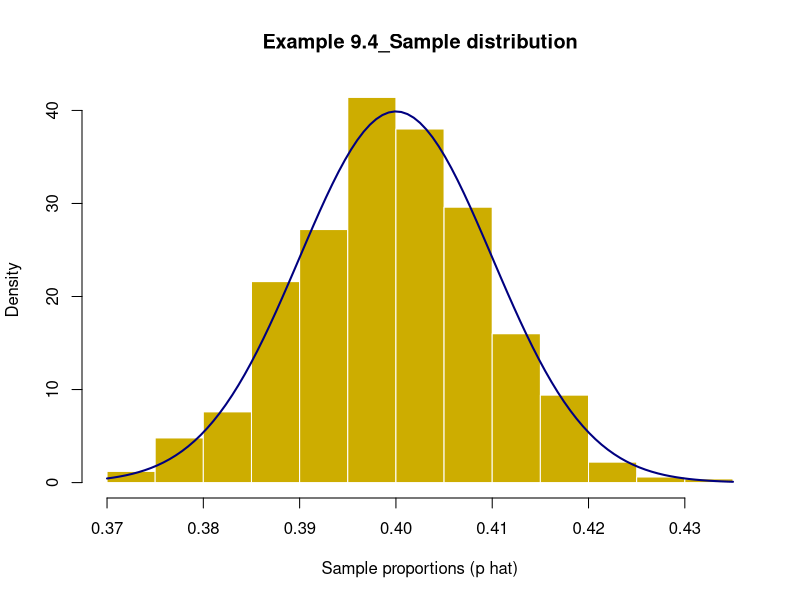
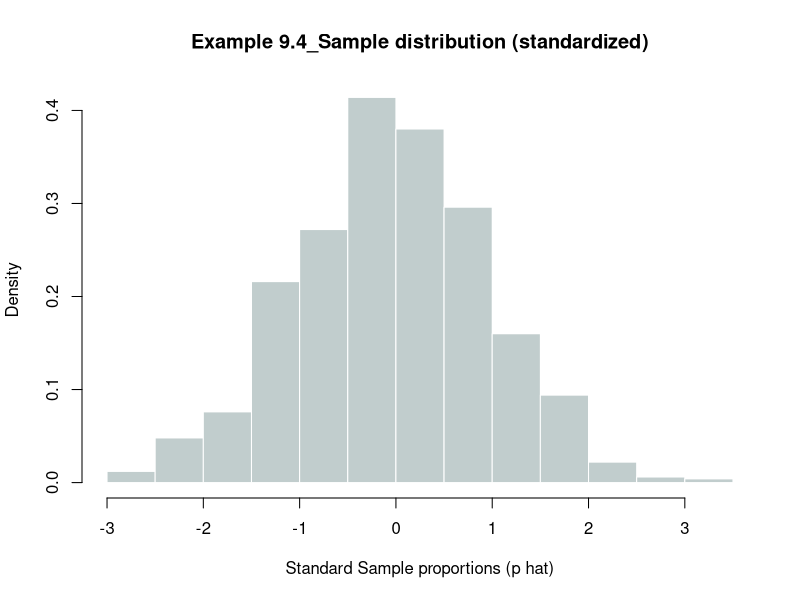
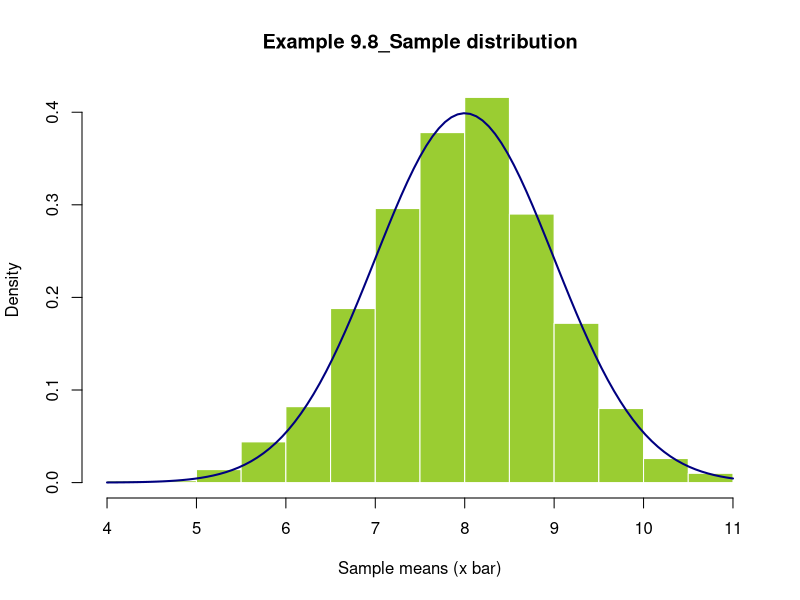
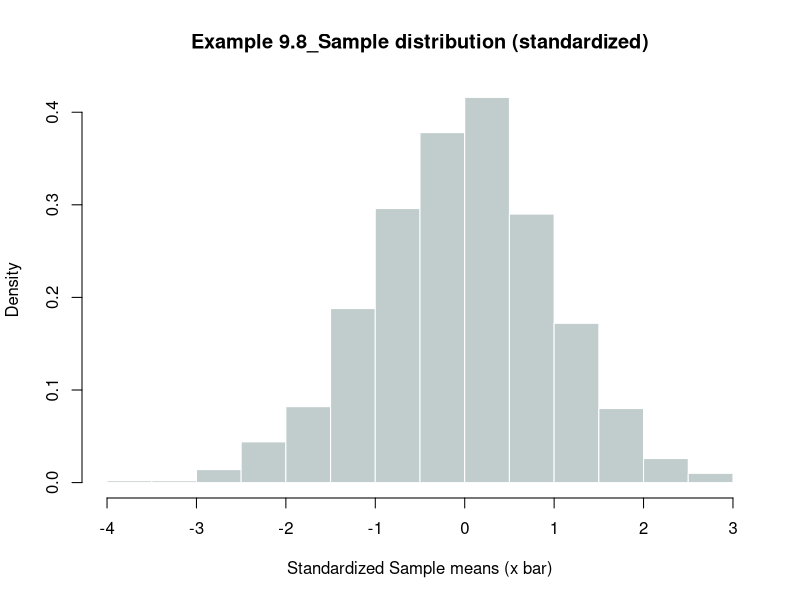

Write R code to recreate these figures, in order.

# 107-1 Statistics Lab7: Sampling distributions and parameters


# 1) Example 9.4_Sample proportions --------------------------------------

# Generate random variables (phat: proportion)
bino.x = function(n, p) {
  
  pp = p*10
  samp = sample(1:10, n, replace = T)
  
  response = c()
  for (i in 1:length(samp)) {
    if (samp[i] <= pp) {
      response[i] = 1
    } else {
      response[i] = 0
    }
  }
  
  #another way to write
  samp = sample(x = c(0,1), n, replace = T, prob = c(1-p,p))
  response = samp
  #
  
  x = sum(response)
  phat = x/n
  return(phat)
}


# Sampling multiple times (for sample distribution)
simu.phat = c()
for (j in 1:1000) {
  x = bino.x(n = 2400, p = 0.4)
  simu.phat[j] = x
}


# Draw the sampling distribution
hist(simu.phat, probability = T, breaks = 20, 
     main = "Example 9.4_Sample distribution", xlab = "Sample proportions (p hat)", 
     col = "gold3", border = "white")


# calculate the simulated "mean of proportions" and "sd of proportions"
simu.mean = mean(simu.phat); simu.mean
simu.sd = sd(simu.phat); simu.sd


# calculate theoretical "mean of proportions" and "sd of proportions"
n = 2400
p = 0.4
theo.mean = p; theo.mean
theo.sd = sqrt(p*(1-p)/n); theo.sd

# Overlapping theoretical results
curve(dnorm(x, mean = theo.mean, sd = theo.sd), add = T, col = "navy", lwd = 2)


# Calculating z-score
simu.z = (simu.phat - theo.mean) / (theo.sd)

#distribution of z-score
hist(simu.z, probability = T, breaks = 20, 
     main = "Example 9.4_Sample distribution (standardized)", xlab = "Standard Sample proportions (p hat)", 
     col = "azure3", border = "white")


# 3) Example 9.8_Sample means --------------------------------------

# Generate random variables (samp: each observation; xbar = mean of samples)
norm.x = function(mu, sigma, n) {
  samp = rnorm(n, mean = mu, sd = sigma)
  xbar = mean(samp)
  
  return(xbar)
}

# Sampling multiple times (for sample distribution)
simu.xbar = c()
for (j in 1:1000) {
  x = norm.x(mu = 8, sigma = 5, n = 25)
  simu.xbar[j] = x
}


# Draw the sampling distribution
hist(simu.xbar, probability = T, breaks = 20, 
     main = "Example 9.8_Sample distribution", xlab = "Sample means (x bar)", 
     col = "olivedrab3", border = "white")


# calculate the simulated "mean of means" and "sd of means"
simu.mean = mean(simu.xbar); simu.mean
simu.sd = sd(simu.xbar); simu.sd


# calculate theoretical "mean of means" and "sd of means"
mu = 8
sigma = 5
n = 25

theo.mean = mu; theo.mean
theo.sd = sigma/sqrt(n); theo.sd


# Overlapping theoretical results
curve(dnorm(x, mean = theo.mean, sd = theo.sd), add = T, col = "navy", lwd = 2)


# Calculating z-score
simu.z = (simu.xbar - theo.mean) / (theo.sd)

#distribution of z-score
hist(simu.z, probability = T, breaks = 20, 
     main = "Example 9.8_Sample distribution (standardized)", xlab = "Standardized Sample means (x bar)", 
     col = "azure3", border = "white")













